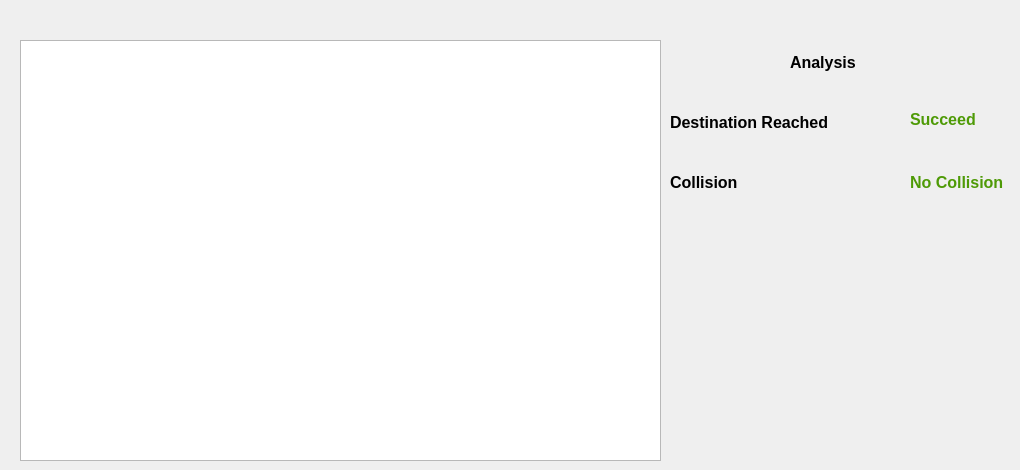
   <widget class="QWidget" name="summary">
    <attribute name="title">
     <string>Summary </string>
    </attribute>
    <widget class="QTableWidget" name="tableWidSummary">
     <property name="geometry">
      <rect>
       <x>20</x>
       <y>40</y>
       <width>641</width>
       <height>421</height>
      </rect>
     </property>
    </widget>
    <widget class="QLabel" name="lbl_summry_lbl2">
     <property name="geometry">
      <rect>
       <x>670</x>
       <y>150</y>
       <width>205</width>
       <height>65</height>
      </rect>
     </property>
     <property name="text">
      <string>&lt;html&gt;&lt;head/&gt;&lt;body&gt;&lt;p&gt;&lt;span style=&quot; font-size:12pt; font-weight:600;&quot;&gt;Collision &lt;/span&gt;&lt;/p&gt;&lt;/body&gt;&lt;/html&gt;</string>
     </property>
    </widget>
    <widget class="QLabel" name="lbl_summry_lbl1">
     <property name="geometry">
      <rect>
       <x>670</x>
       <y>90</y>
       <width>205</width>
       <height>65</height>
      </rect>
     </property>
     <property name="text">
      <string>&lt;html&gt;&lt;head/&gt;&lt;body&gt;&lt;p&gt;&lt;span style=&quot; font-size:12pt; font-weight:600;&quot;&gt;Destination Reached&lt;/span&gt;&lt;/p&gt;&lt;/body&gt;&lt;/html&gt;</string>
     </property>
    </widget>
    <widget class="QLabel" name="lblD_summry_lbl1">
     <property name="geometry">
      <rect>
       <x>910</x>
       <y>87</y>
       <width>81</width>
       <height>65</height>
      </rect>
     </property>
     <property name="text">
      <string>&lt;html&gt;&lt;head/&gt;&lt;body&gt;&lt;p&gt;&lt;span style=&quot; font-size:12pt; font-weight:600; color:#4e9a06;&quot;&gt;Succeed&lt;/span&gt;&lt;/p&gt;&lt;/body&gt;&lt;/html&gt;</string>
     </property>
    </widget>
    <widget class="QLabel" name="lblD_summry_lbl2">
     <property name="geometry">
      <rect>
       <x>910</x>
       <y>150</y>
       <width>101</width>
       <height>65</height>
      </rect>
     </property>
     <property name="text">
      <string>&lt;html&gt;&lt;head/&gt;&lt;body&gt;&lt;p&gt;&lt;span style=&quot; font-size:12pt; font-weight:600; color:#4e9a06;&quot;&gt;No Collision&lt;/span&gt;&lt;/p&gt;&lt;/body&gt;&lt;/html&gt;</string>
     </property>
    </widget>
    <widget class="QLabel" name="lbl_analysis">
     <property name="geometry">
      <rect>
       <x>790</x>
       <y>30</y>
       <width>205</width>
       <height>65</height>
      </rect>
     </property>
     <property name="text">
      <string>&lt;html&gt;&lt;head/&gt;&lt;body&gt;&lt;p&gt;&lt;span style=&quot; font-size:12pt; font-weight:600;&quot;&gt;Analysis&lt;/span&gt;&lt;/p&gt;&lt;/body&gt;&lt;/html&gt;</string>
     </property>
    </widget>
   </widget>
